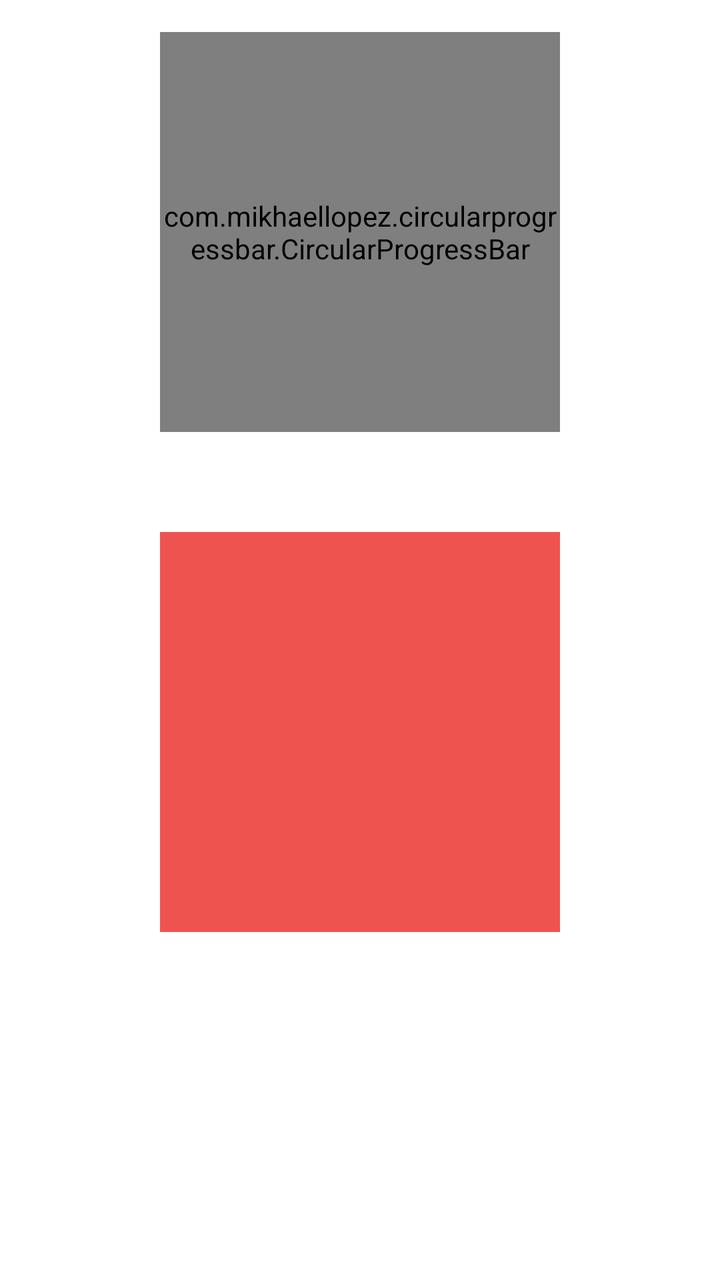
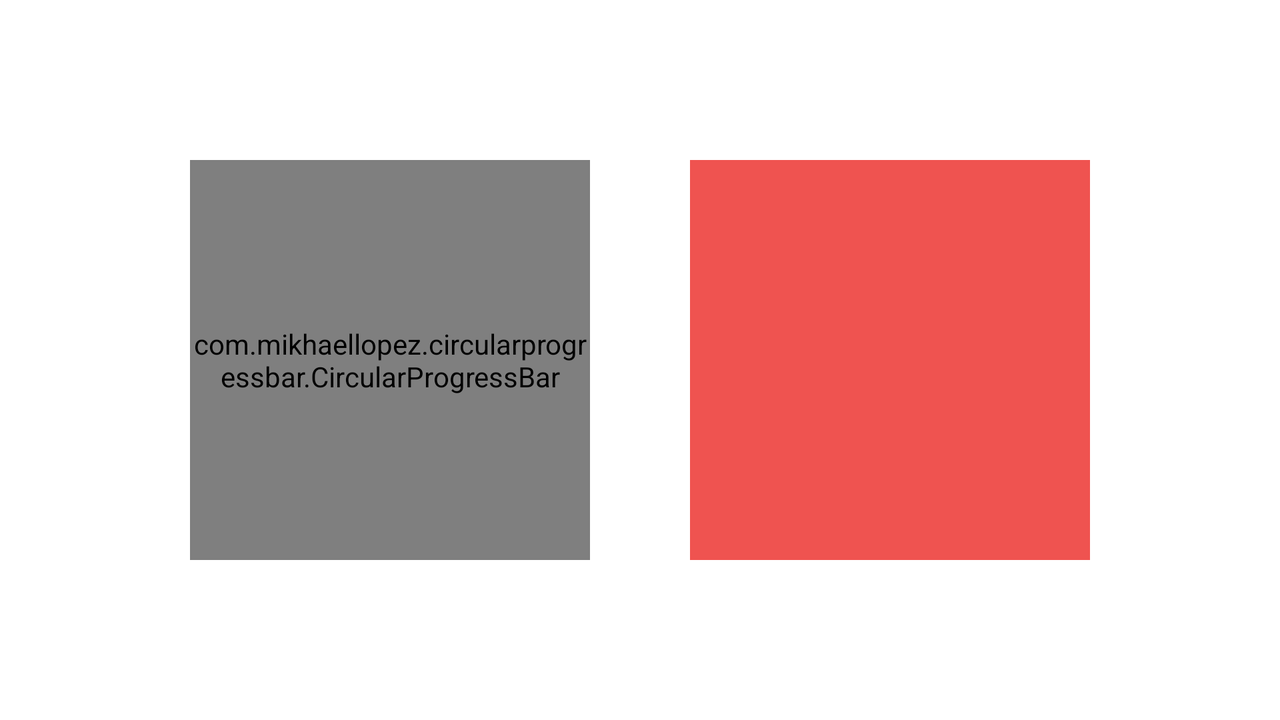

First picture: res/layout/ on a phone held upright. Second picture: the repository's own variant of that layout, on a device whose configuration matches the variant's folder. Source for both follows.
<!-- AndroidManifest.xml: application theme Theme.SafeCity -->
<!-- res/layout/sensors.xml -->
<?xml version="1.0" encoding="utf-8"?>
<androidx.constraintlayout.widget.ConstraintLayout
    android:id="@+id/sensors_constraintLayout"
    xmlns:android="http://schemas.android.com/apk/res/android"
    xmlns:app="http://schemas.android.com/apk/res-auto"
    android:layout_width="match_parent"
    android:layout_height="match_parent">

    <RelativeLayout
        android:id="@+id/relativeLayout"
        android:layout_width="wrap_content"
        android:layout_height="wrap_content"
        android:layout_marginTop="16dp"
        app:layout_constraintEnd_toEndOf="parent"
        app:layout_constraintStart_toStartOf="parent"
        app:layout_constraintTop_toTopOf="parent">

        <com.mikhaellopez.circularprogressbar.CircularProgressBar
            android:id="@+id/sensors_lightSensor_circularProgressBar"
            android:layout_width="200dp"
            android:layout_height="200dp"
            android:layout_centerInParent="true"
            app:cpb_background_progressbar_color="#b6bbd8"
            app:cpb_background_progressbar_width="5dp"
            app:cpb_progress_direction="to_right"
            app:cpb_progress_max="25000"
            app:cpb_progressbar_color="#42A5F5"
            app:cpb_progressbar_width="10dp"
            app:cpb_round_border="true" />

        <TextView
            android:id="@+id/sensors_lightSensorText"
            android:layout_width="wrap_content"
            android:layout_height="wrap_content"
            android:layout_centerInParent="true"
            android:textColor="@color/black"
            android:textSize="20sp" />
    </RelativeLayout>

    <RelativeLayout
        android:layout_width="200dp"
        android:layout_height="200dp"
        android:layout_marginTop="50dp"
        app:layout_constraintEnd_toEndOf="parent"
        app:layout_constraintStart_toStartOf="parent"
        app:layout_constraintTop_toBottomOf="@+id/relativeLayout">

        <TextView
            android:id="@+id/sensors_accelerometerText"
            android:layout_width="200dp"
            android:layout_height="200dp"
            android:layout_centerInParent="true"
            android:background="#EF5350"
            android:gravity="center"
            android:textColor="@color/white"
            android:textSize="20sp" />
    </RelativeLayout>
</androidx.constraintlayout.widget.ConstraintLayout>
<!-- resources referenced by this layout -->
<resources>
  <color name="black">#FF000000</color>
  <color name="white">#FFFFFFFF</color>
  <style name="Theme.SafeCity" parent="Theme.MaterialComponents.DayNight.DarkActionBar">
          
          <item name="colorPrimary">@color/purple_500</item>
          <item name="colorPrimaryVariant">@color/purple_700</item>
          <item name="colorOnPrimary">@color/white</item>
          
          <item name="colorSecondary">@color/teal_200</item>
          <item name="colorSecondaryVariant">@color/teal_700</item>
          <item name="colorOnSecondary">@color/black</item>
          
          <item name="android:statusBarColor" tools:targetApi="l">?attr/colorPrimaryVariant</item>
          
      </style>
  <color name="purple_500">#FF6200EE</color>
  <color name="purple_700">#FF3700B3</color>
  <color name="teal_200">#FF03DAC5</color>
  <color name="teal_700">#FF018786</color>
</resources>
<!-- res/layout-land/sensors.xml (the author's variant of the layout above) -->
<!-- drawn on the phone turned sideways -->
<?xml version="1.0" encoding="utf-8"?>
<androidx.constraintlayout.widget.ConstraintLayout
    android:id="@+id/sensors_constraintLayout"
    xmlns:android="http://schemas.android.com/apk/res/android"
    xmlns:app="http://schemas.android.com/apk/res-auto"
    android:layout_width="match_parent"
    android:layout_height="match_parent">

    <androidx.constraintlayout.widget.ConstraintLayout
        android:layout_width="wrap_content"
        android:layout_height="wrap_content"
        app:layout_constraintBottom_toBottomOf="parent"
        app:layout_constraintEnd_toEndOf="parent"
        app:layout_constraintStart_toStartOf="parent"
        app:layout_constraintTop_toTopOf="parent">

        <RelativeLayout
            android:id="@+id/sensors_lightSensor_relativeLayout"
            android:layout_width="wrap_content"
            android:layout_height="wrap_content"
            app:layout_constraintBottom_toBottomOf="parent"
            app:layout_constraintStart_toStartOf="parent"
            app:layout_constraintTop_toTopOf="parent">

            <com.mikhaellopez.circularprogressbar.CircularProgressBar
                android:id="@+id/sensors_lightSensor_circularProgressBar"
                android:layout_width="200dp"
                android:layout_height="200dp"
                android:layout_centerInParent="true"
                app:cpb_background_progressbar_color="#b6bbd8"
                app:cpb_background_progressbar_width="5dp"
                app:cpb_progress_direction="to_right"
                app:cpb_progress_max="25000"
                app:cpb_progressbar_color="#42A5F5"
                app:cpb_progressbar_width="10dp"
                app:cpb_round_border="true" />

            <TextView
                android:id="@+id/sensors_lightSensorText"
                android:layout_width="wrap_content"
                android:layout_height="wrap_content"
                android:layout_centerInParent="true"
                android:textColor="@color/black"
                android:textSize="20sp" />
        </RelativeLayout>

        <RelativeLayout
            android:layout_width="wrap_content"
            android:layout_height="200dp"
            android:layout_alignParentTop="true"
            android:layout_alignParentEnd="true"
            android:layout_alignParentRight="true"
            android:layout_alignParentBottom="true"
            android:layout_marginStart="50dp"
            android:layout_marginLeft="50dp"
            app:layout_constraintBottom_toBottomOf="@+id/sensors_lightSensor_relativeLayout"
            app:layout_constraintEnd_toEndOf="parent"
            app:layout_constraintStart_toEndOf="@+id/sensors_lightSensor_relativeLayout"
            app:layout_constraintTop_toTopOf="@+id/sensors_lightSensor_relativeLayout">

            <TextView
                android:id="@+id/sensors_accelerometerText"
                android:layout_width="200dp"
                android:layout_height="200dp"
                android:layout_centerInParent="true"
                android:background="#EF5350"
                android:gravity="center"
                android:textColor="@color/white"
                android:textSize="20sp" />
        </RelativeLayout>
    </androidx.constraintlayout.widget.ConstraintLayout>
</androidx.constraintlayout.widget.ConstraintLayout>
